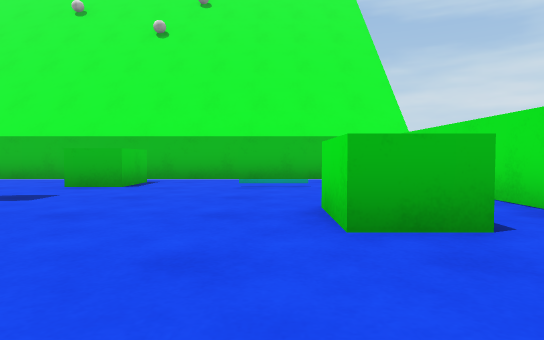
[1] (above)

19 first-person views from a walk through a 3-D level made in the Unity game engine. The camera is 0.55 m above the floor, tilts 2° down and sees 75° across. The floor is counted in squares, 1 m on a side. Each view is taken from the middle of a square. On the plan, view 1 faces up. The plan holds only what a view shows up to about 9 squares ahead; the rest is blank. The place goes on beyond the plan. The player is left out. Surface patterns are stand-ins for the level's own textures.

[2]
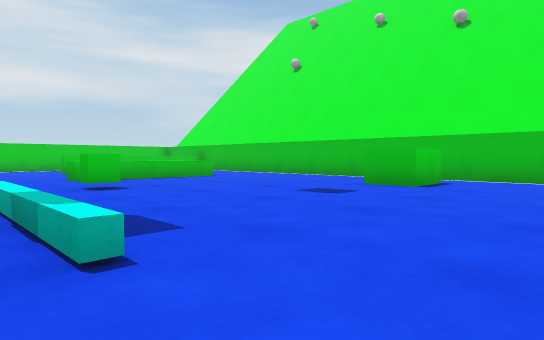

[3]
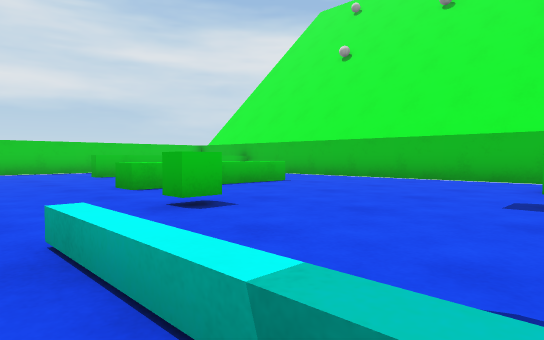

[4]
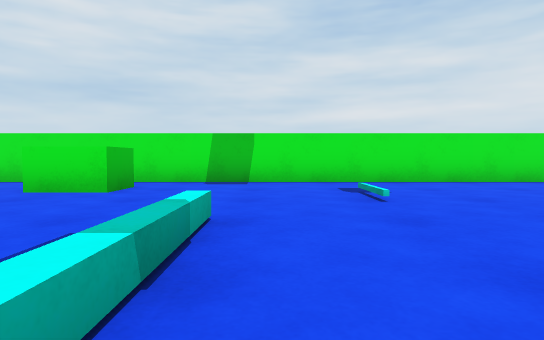

[5]
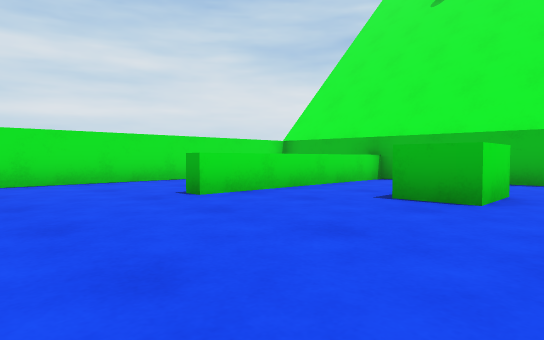

[6]
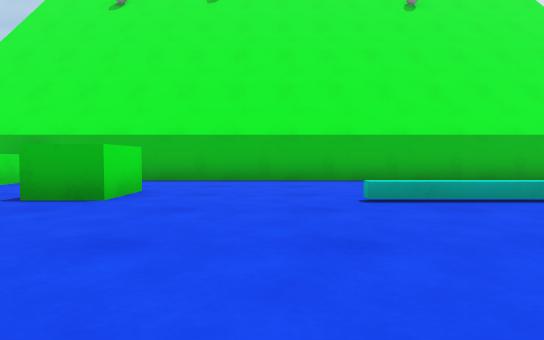

[7]
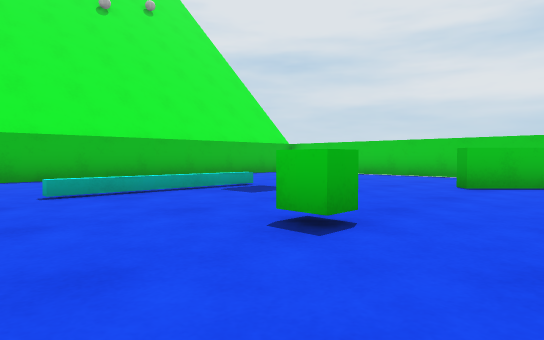

[8]
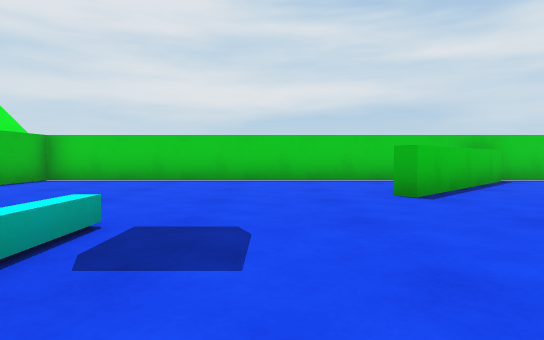

[9]
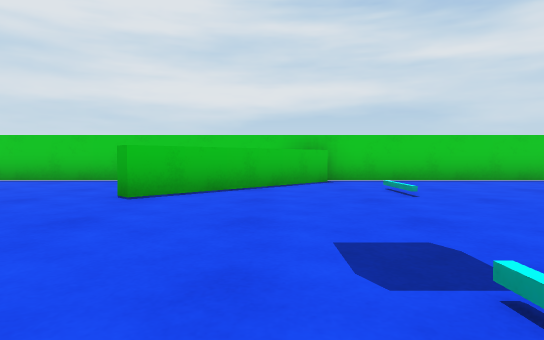

[10]
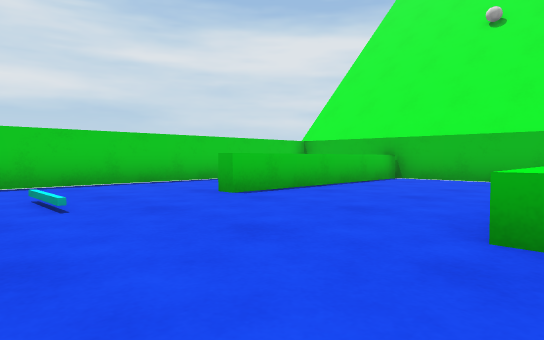

[11]
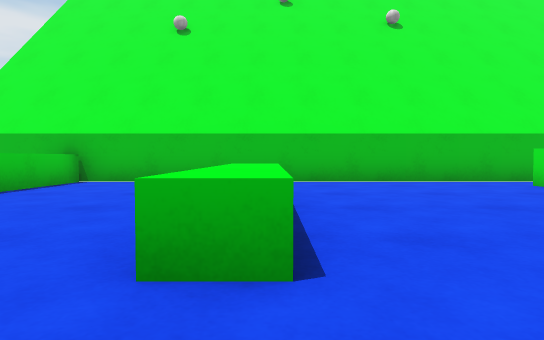

[12]
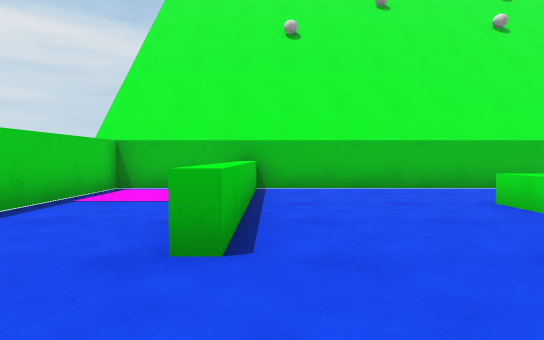

[13]
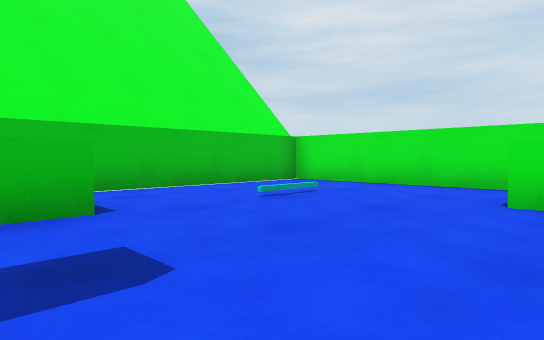

[14]
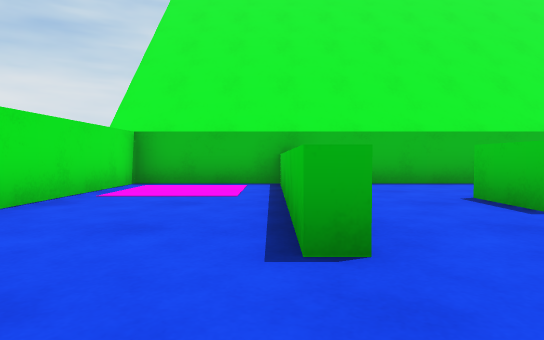

[15]
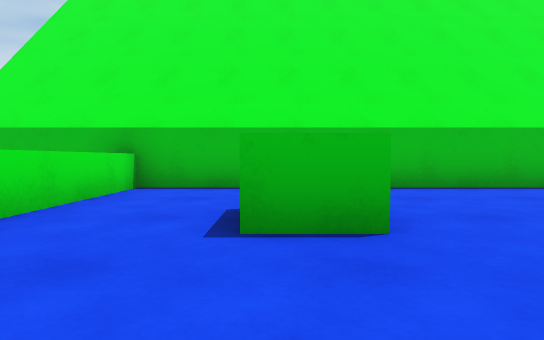

[16]
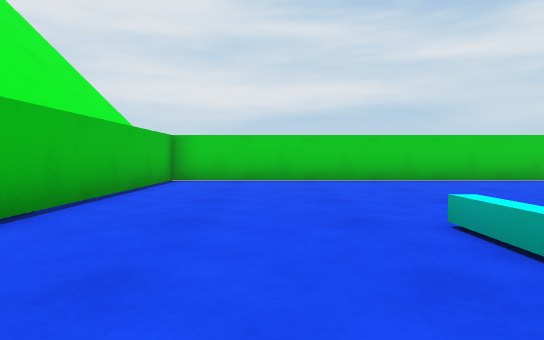

[17]
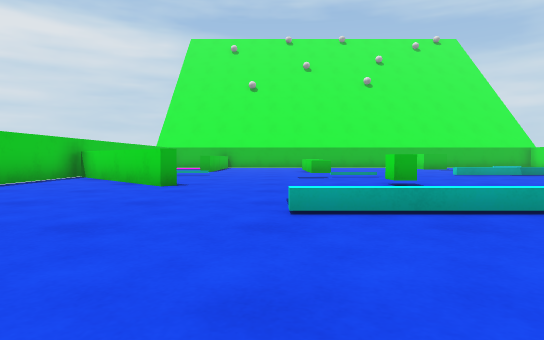

[18]
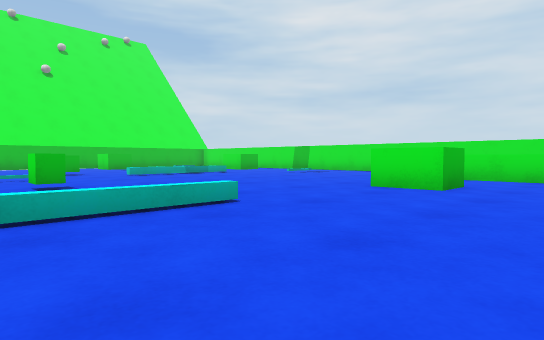

[19]
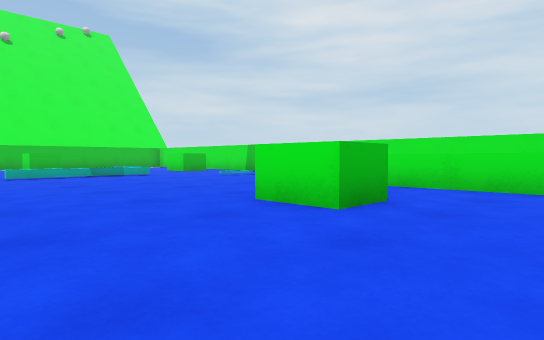

### Floor plan
Key: @ floor where view 1 was taken; # wall or solid block; x gap in a wall; . floor; / step, stairs or slope; = window, fence, low wall or low ledge; ^ raised ledge; B green block.
Columns run from 17 left of view 1 to 3 right of it. Each row starts with its distance up from view 1.
  9 #####################
  8 #..^.........BB.....#
  7 #..^.........BB.....#
  6 #..^....^...........#
  5 #..^....^...........#
  4 #..^....^.........B.#
  3 #.......^.........B.#
  2 #.........B.........#
  1 #..//.......====....#
  0 #^...............@..#
 -1 #x^.................#
 -2 #.#^................#
 -3 #..#^....B..........#
 -4 #...................#
 -5 #................^..#
 -6 #................^..#
 -7 #.....=====..BB..^..#
 -8 #.............B..^..#
 -9 #................^..#
-10 #................^..#
-11 #####################

Positions as (right, up) in squares from view 1, and headings:
1: (0, 0), facing up
2: (0, 0), facing up-left
3: (-3, 0), facing up-left
4: (-5, 0), facing right
5: (-5, -2), facing down-right
6: (-6, -2), facing down
7: (-6, -1), facing down-left
8: (-8, -5), facing left
9: (-8, -1), facing left
10: (-9, 0), facing up-left
11: (-9, 1), facing up
12: (-13, 1), facing up
13: (-4, 3), facing up-right
14: (0, -3), facing down
15: (-3, -4), facing down
16: (-8, -8), facing left
17: (-11, -10), facing up
18: (-10, -10), facing up-right
19: (-7, -10), facing up-right
